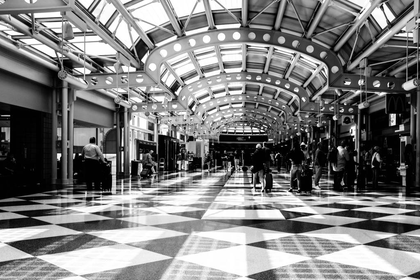
%> input picture Assignment 05/img1.pgm, 420 x 280 px, shrunk from 1024 x 683 before the run
$ octave hw5.m   (GNU Octave 9; MATLAB toolbox functions it lacks are replaced by stand-ins)
%> lines starting %> are read from the running program, lines starting %| are printed output that depends on the picture
### Assignment 05/myCannyEdgeDetector.m
% Chen Yang, Username:cyang3, UFID:552109967,
% ECE Department,University of Florida
% Please call this function by [myCannyEdgeDetector(imread('name of img'),k,sigma,low_threshold,high_threshold)]
% This function can only receive grayscale image for input.
function edge_img = myCannyEdgeDetector(img,k,sigma,T_Low,T_High)
%% STEP 0 Read and Load
% figure,imshow(img),title('Original Image');
img = double (img);
%% STEP 1 Compute Gradient:Magnitude and Direction at Each Pixel
% Generate a normal Gaussian filter
gaussian = fspecial('gaussian',[k k],sigma);
% Smooth the image with Gaussian filter
img_smooth = conv2(img,gaussian,'same');
% Initialization for gradient computing mask
Gx = [-1, 0, 1; -2, 0, 2; -1, 0, 1];
Gy =  [1, 2, 1; 0, 0, 0; -1, -2, -1];
% Convolute the smoothed image by x and y filter
x_grad = conv2(img_smooth, Gx, 'same');
y_grad = conv2(img_smooth, Gy, 'same');
% Compute magnitude
magnitude = (x_grad.^2)+(y_grad.^2);
magnitude = sqrt(magnitude);
% subplot(2,2,1),imshow(uint8(magnitude)),title('Gradient Magnitude'); %XXXXXXXXXXXXXXXXXXXXXXXXXXX
% Compute directions and convert it to degrees
dir = atan2(y_grad,x_grad);
dir_degree = dir*180/pi;
% subplot(2,2,2),imshow(dir_degree),title('Gradient Phase'); % XXXXXXXXXXXXXXXXXXXXXXXXXX

% For each pixel, adjust those negative phase to positive
[h,w] = size(img_smooth);
for i=1:h
    for j=1:w
        if (dir_degree(i,j)<0)
            dir_degree(i,j)=360+dir_degree(i,j);
        end;
    end;
end;
% Adjust the pixels' direction to the nearest 0, 45, 90, 138 degree
% In order to make algorithm perform better in the edge linking process
for i = 1  : h
    for j = 1 : w
        if ((dir_degree(i, j) >= 0 ) && (dir_degree(i, j) < 22.5) || (dir_degree(i, j) >= 157.5) && (dir_degree(i, j) < 202.5) || (dir_degree(i, j) >= 337.5) && (dir_degree(i, j) <= 360))
            dir_degree(i, j) = 0;
        elseif ((dir_degree(i, j) >= 22.5) && (dir_degree(i, j) < 67.5) || (dir_degree(i, j) >= 202.5) && (dir_degree(i, j) < 247.5))
            dir_degree(i, j) = 45;
        elseif ((dir_degree(i, j) >= 67.5 && dir_degree(i, j) < 112.5) || (dir_degree(i, j) >= 247.5 && dir_degree(i, j) < 292.5))
            dir_degree(i, j) = 90;
        elseif ((dir_degree(i, j) >= 112.5 && dir_degree(i, j) < 157.5) || (dir_degree(i, j) >= 292.5 && dir_degree(i, j) < 337.5))
            dir_degree(i, j) = 135;
        end;
    end;
end;

%% STEP 2 Non-Max Suppression
G_localmax = zeros(h,w);
for i=2:h-1
    for j=2:w-1
        if (dir_degree(i,j)==0)
            G_localmax(i,j) = (magnitude(i,j) == max([magnitude(i,j), magnitude(i,j+1), magnitude(i,j-1)]));
        elseif (dir_degree(i,j)==45)
            G_localmax(i,j) = (magnitude(i,j) == max([magnitude(i,j), magnitude(i+1,j-1), magnitude(i-1,j+1)]));
        elseif (dir_degree(i,j)==90)
            G_localmax(i,j) = (magnitude(i,j) == max([magnitude(i,j), magnitude(i+1,j), magnitude(i-1,j)]));
        elseif (dir_degree(i,j)==135)
            G_localmax(i,j) = (magnitude(i,j) == max([magnitude(i,j), magnitude(i+1,j+1), magnitude(i-1,j-1)]));
        end;
    end;
end;
G_localmax = G_localmax.*magnitude;

%% STEP 3 Threshold Computing and Edge Linking
% Thresholding
T_Low = T_Low * max(max(G_localmax));
T_High = T_High * max(max(G_localmax));
T_res = zeros (h, w);
for i = 1  : h
    for j = 1 : w
        if (G_localmax(i, j) < T_Low)
            T_res(i, j) = 0;
        elseif (G_localmax(i, j) > T_High)
            T_res(i, j) = 1;
        % Using 8-connected method and perform edge linking
        elseif ( G_localmax(i+1,j)>T_High || G_localmax(i-1,j)>T_High || G_localmax(i,j+1)>T_High || G_localmax(i,j-1)>T_High || G_localmax(i-1, j-1)>T_High || G_localmax(i-1, j+1)>T_High || G_localmax(i+1, j+1)>T_High || G_localmax(i+1, j-1)>T_High)
            T_res(i,j) = 1;
        end;
    end;
end;
contour_img = uint8(T_res.*255);
%Show final edge detection result
% subplot(2,2,3),imshow(contour_img),title('Thresholded Gradient Magnitude(Contour Lines)'); % XXXXXXX


% Image recovery
edge_img = zeros(h,w,3);
edge_img(:,:,1) = img;
edge_img(:,:,2) = img;
edge_img(:,:,3) = img;

for i = 1:h
    for j =1:w
        if contour_img(i,j) == 255;
            edge_img(i,j,1) = 0;
            edge_img(i,j,2) = 0;
            edge_img(i,j,3) = 255;
        end
    end
end
% subplot(2,2,4),imshow(uint8(edge_img)),title('After Edge Detection');
figure,imshow(uint8(edge_img)),title('After Edge Detection'),xlabel('In order to observe more clearly, please maximize the picture interface.');
end

### Assignment 05/myHarrisCornerDetector.m
% Chen Yang, Username:cyang3, UFID:552109967,
% ECE Department,University of Florida
% Please call this function by [myHarrisCornerDetector(imread('name of img'),k,sigma)]
% This function can only receive grayscale image for input.
function corner_I =myHarrisCornerDetector(img,k,sigma,a)
% Harris corresponding parameter, the general value range is 0.04-0.06, and 0.04 is used in this function

img=double(img);
% Compute gradient of both x and y orientations
% Initialization for gradient computing mask
Gx=[1,-1;1,-1];
Gy=[-1,-1;1,1];
Ix=filter2(Gx,img);
Iy=filter2(Gy,img);
%Calculate the product of the gradients in both x and y directions
Ix2=Ix.^2;
Iy2=Iy.^2;
Ixy=Ix.*Iy;
% Use Gaussian weighting function to weight the gradient product
gaussian=fspecial('gaussian',[k,k],sigma);
IX2=filter2(gaussian,Ix2);
IY2=filter2(gaussian,Iy2);
IXY=filter2(gaussian,Ixy);
% Calculate the Harris response value of each pixe
[height,width]=size(img);
R=zeros(height,width);
% Harris response value at pixel (i, j)
for i=1:height
    for j=1:width
        M=[IX2(i,j) IXY(i,j);IXY(i,j) IY2(i,j)];
        R(i,j)=det(M)-a*(trace(M))^2;
    end
end

% subplot(1,2,1), imshow(uint8(R)),title('Harris Response before Non-Maximum Suppression')

% Remove the Harris value of the small threshold
Rmax=max(max(R));
% Thresholding
t=0.01*Rmax;
for i=1:height
    for j=1:width
        if R(i,j)<t
            R(i,j)=0;
        end
    end
end

% Perform non-maximum suppression
corner_peaks=imregionalmax(R);%imregionalmax对二维图片，采用8领域（默认，也可指定）查找极值，三维图片采用26领域,极值置为1，其余置为0
% Show the extracted Harris corner points and convert the result to RGB
corner_I = zeros(height,width,3);
corner_I(:,:,1) = img;
corner_I(:,:,2) = img;
corner_I(:,:,3) = img;
[posr,posc]=find(corner_peaks==1);
% According to the requirement, change those corner points to red (255,0,0)
for i = 1: length(posr)
    w = posr(i);
    e = posc(i);
    corner_I(w,e,1)= 255;
    corner_I(w,e,2)= 0;
    corner_I(w,e,3)= 0;
end
num = max(size(posr));   % Get the number of corner points
% subplot(1,2,2),
figure,imshow(uint8(corner_I)),title(['After Corner Detection, the Number of Corner is : ',int2str(num)]),xlabel('In order to observe more clearly, please maximize the picture interface.');
% In order to make the corner points more clear to view,
% use matlab tools to square those points
hold on
for i=1:length(posr)
    plot(posc(i),posr(i),'r.');
end
end

### Assignment 05/hw5.m
% Student Name: Chen Yang
% Student Username: cyang3
% hw5 testing code

%% Read Images - Do not edit, you may assume all programs and files are in the same folder
img1 = imread('img1.pgm');
%> img1 is the input picture: size 280x420 uint8; min 0, max 255, mean 125.7
img2 = imread('img2.pgm');
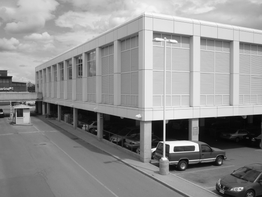
%> input picture Assignment 05/img2.pgm, 262 x 197 px, shrunk from 640 x 480 before the run
%> img2 is the input picture: size 197x262 uint8; min 2, max 255, mean 144.6
img3 = imread('img3.pgm');
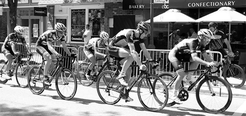
%> input picture Assignment 05/img3.pgm, 246 x 116 px, shrunk from 600 x 284 before the run
%> img3 is the input picture: size 116x246 uint8; min 0, max 255, mean 126.3

%% Run myCannyEdgeDetector - edit only parameters in myCannyEdgeDetector
edges1 = myCannyEdgeDetector(img1,5,2,0.085,0.1);
%> after the loop in myCannyEdgeDetector, `for i=2:h-1`:
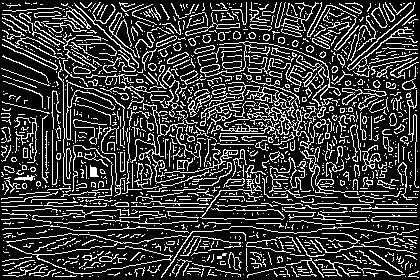
%> G_localmax: size 280x420 double; values 0 (black) and 1 (white), 22.5% white in thin lines or dots
%> in myCannyEdgeDetector, `T_Low = T_Low * max(max(G_localmax));`: T_Low = 36.94
%> in myCannyEdgeDetector, `T_High = T_High * max(max(G_localmax));`: T_High = 43.46
%> after the loop in myCannyEdgeDetector, `for i = 1  : h`: T_res: size 280x420 double; values 0 (black) and 1 (white), 19.5% white in thin lines or dots
%> in myCannyEdgeDetector, `contour_img = uint8(T_res.*255);`: contour_img: size 280x420 uint8; 19.5% white in thin lines or dots
%> after the loop in myCannyEdgeDetector, `for i = 1:h`:
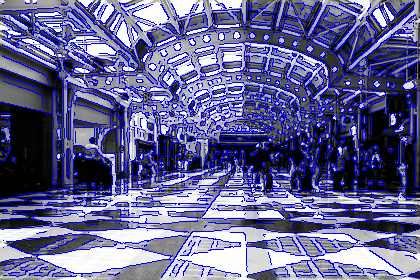
%> edge_img: size 280x420x3 double; mean R, G, B 100.6, 100.6, 150.3
edges2 = myCannyEdgeDetector(img2,3,0.5,0.075,0.175);
%> call 2 of myCannyEdgeDetector, with k = 3, sigma = 0.5, T_Low = 0.075, T_High = 0.175
%> after the loop in myCannyEdgeDetector (call 2), `for i = 1  : h`:
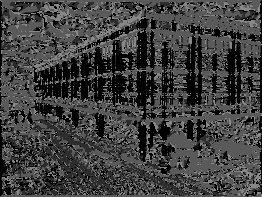
%> dir_degree: size 197x262 double; min 0, max 135, mean 62.9
%> after the loop in myCannyEdgeDetector (call 2), `for i=2:h-1`: G_localmax: size 197x262 double; values 0 (black) and 1 (white), 29.4% white in thin lines or dots
%> in myCannyEdgeDetector (call 2), `G_localmax = G_localmax.*magnitude;`:
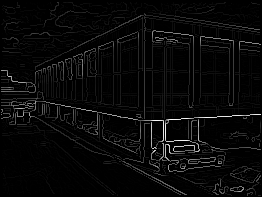
%> G_localmax: size 197x262 double; min 0, max 824.4, mean 28.8; drawn with min black and max white
%> in myCannyEdgeDetector (call 2), `T_Low = T_Low * max(max(G_localmax));`: T_Low = 61.83
%> in myCannyEdgeDetector (call 2), `T_High = T_High * max(max(G_localmax));`: T_High = 144.3
%> after the loop in myCannyEdgeDetector (call 2), `for i = 1  : h`: T_res: size 197x262 double; values 0 (black) and 1 (white), 7.2% white in thin lines or dots
%> in myCannyEdgeDetector (call 2), `contour_img = uint8(T_res.*255);`: contour_img: size 197x262 uint8; 7.2% white in thin lines or dots
%> after the loop in myCannyEdgeDetector (call 2), `for i = 1:h`: edge_img: size 197x262x3 double; mean R, G, B 136, 136, 154.3
edges3 = myCannyEdgeDetector(img3,3,0.5,0.075,0.175);
%> call 3 of myCannyEdgeDetector, with k = 3, sigma = 0.5, T_Low = 0.075, T_High = 0.175
%> in myCannyEdgeDetector (call 3), `dir = atan2(y_grad,x_grad);`:
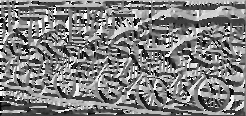
%> dir: size 116x246 double; min -3.14, max 3.14, mean 0.00492; drawn with min black and max white
%> in myCannyEdgeDetector (call 3), `T_Low = T_Low * max(max(G_localmax));`: T_Low = 69.17
%> in myCannyEdgeDetector (call 3), `T_High = T_High * max(max(G_localmax));`: T_High = 161.4

% % Run myHarrisCornerDetector - edit only parameters in myHarrisCornerDetector
corners1 = myHarrisCornerDetector(img1,5,1,0.04);
%> in myHarrisCornerDetector, `Rmax=max(max(R));`: Rmax = 609839997.5
%> in myHarrisCornerDetector, `t=0.01*Rmax;`: t = 6098400
%> in myHarrisCornerDetector, `[posr,posc]=find(corner_peaks==1);`: posr = 1226 values from 2 to 279; posc = 1226 values from 1 to 419
%> the loop in myHarrisCornerDetector, `for i = 1: length(posr)` made 1226 passes
%> (w, e) on passes 1 to 3: (116, 1), (128, 2), (131, 2)
%> in myHarrisCornerDetector, `num = max(size(posr));`: num = 1226
corners2 = myHarrisCornerDetector(img2,5,1,0.04);
%> the loop in myHarrisCornerDetector (call 2), `for i = 1: length(posr)` made 150 passes
%> (w, e) on passes 1 to 12: (112, 3), (89, 4), (71, 6), (75, 8), (116, 9), (105, 10), (77, 11), (88, 11), (103, 12), (114, 12), (81, 13), (106, 13)
%> the loop in myHarrisCornerDetector (call 2), `for i=1:length(posr)` made 150 passes
corners3 = myHarrisCornerDetector(img3,5,1,0.04);
